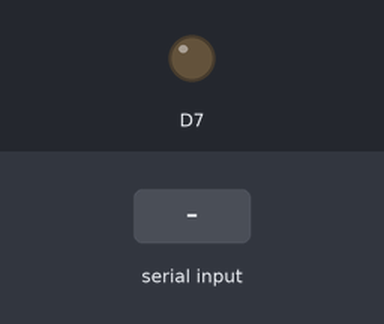
Bench run of a sketch on a simulated ESP8266 (Wemos D1 mini). On the bench: output pins drawn as LEDs (lit = HIGH). The test bench sets the inputs (shaded band).

Above: at 1.2 s.
1.3 s: "2\n" received over Serial
At 2.1 s:
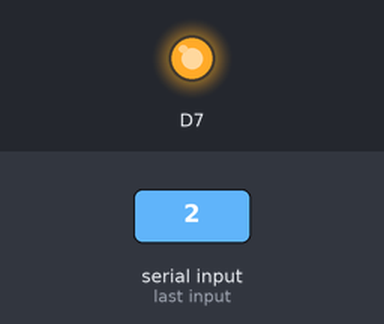
Timing chart, 0 to 4.3 s (numbered marks = the images above; inputs shaded):
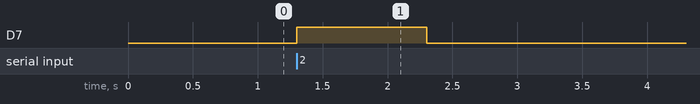

The sketch:

uart_receiver.ino
```cpp
/*
 * written by xing yuan
 *
 * UART receiver code
 *
 * code is modified based on studying the examples from the sources below
 * https://linuxhint.com/serial-uart-communication-between-two-arduino/
 */
//Receiver Arduino Board Code
char code[2] = "0";               //Initialized variable to store receive
void setup() {
 Serial.begin(9600);             // Begin the Serial at 9600 Baud
 pinMode(D7,OUTPUT);
}
void loop() {
if(Serial.available()>0){
   Serial.readBytes(code, 1);  //Read the serial data
   int codeInt = String(code).toInt();
    switch(codeInt){
          case 2:

                digitalWrite(D7,HIGH);
                delay(1000);
                digitalWrite(D7,LOW);

            break;

 }
}

}
```

Measured:
- after the input at 1.3 s, D7: LOW → HIGH at once, → LOW 1.0 s later
